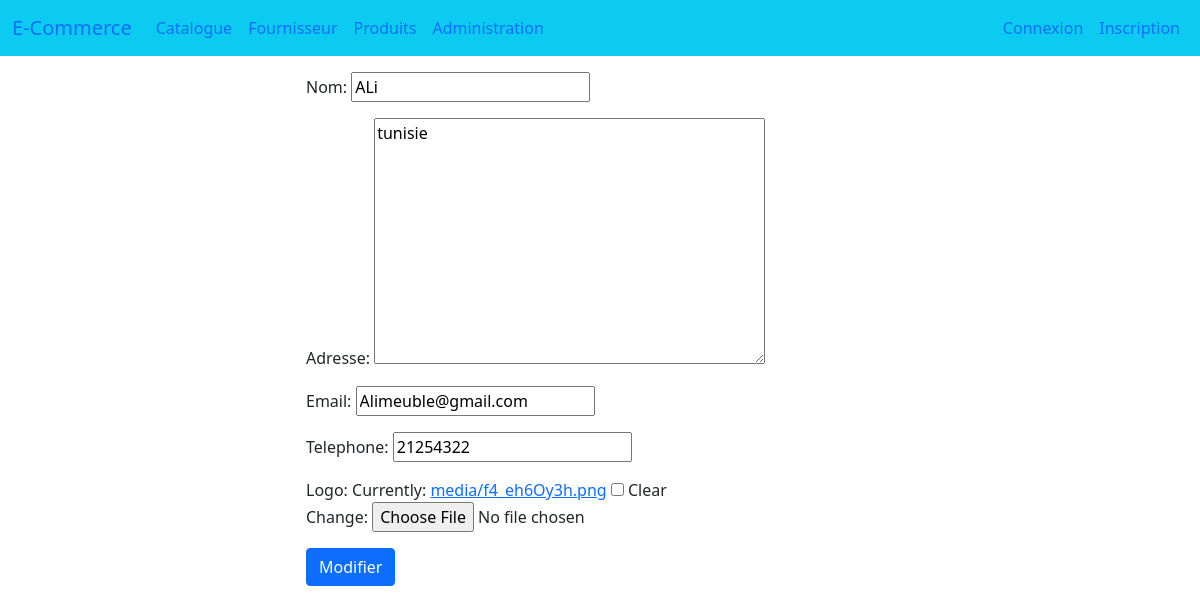
/magasin/update-fournisseur/6/, run on the app's committed database.
### magasin/models.py (models this page shows)
class Fournisseur(models.Model):
    nom=models.CharField(max_length=100)
    adresse=models.TextField()
    email=models.EmailField()
    telephone=models.CharField(max_length=8)
    logo =models.ImageField(upload_to='media/', null=True, blank=True)

### magasin/views.py (the view)
# urls.py: path('update-fournisseur/<int:fk>/', views.update_Fournisseur, name='update_Fournisseur'),
def update_Fournisseur(request, fk):
    fournisseur = get_object_or_404(Fournisseur, id=fk)
    if request.method == 'POST':
        form = FournisseurForm(request.POST, request.FILES, instance=fournisseur)
        if form.is_valid():
            frns = form.save(commit=False)
            nouvelle_image = form.cleaned_data['logo']
            if nouvelle_image:
                frns.logo= nouvelle_image
            frns.save()
            return redirect('fournisseurs')
    else:
        form = FournisseurForm(instance=fournisseur)
        return render(request, 'magasin/Fournisseurs/update-fournisseur.html', {'form': form})

### magasin/forms.py
class FournisseurForm(ModelForm):
     class Meta :
        model = Fournisseur
        fields = "__all__" #pour tous les champs de la table

### magasin/templates/magasin/Fournisseurs/update-fournisseur.html (shortened to what this page needs)
{% extends 'magasin/base.html' %}
{% block content %}
<div class="container-fluid mt-3">
    <div class="row-9">
        <div class="col-lg-6 mx-auto">
            <form  method='POST' class="post-form" enctype="multipart/form-data">
                {{ form.as_p }}
                <button type="submit" class="btn btn-primary">Modifier</button>
            </form>
        </div>
    </div>
</div>
{% endblock %}

### data on the page
Fournisseur: nom "ALi", adresse "tunisie", email "Alimeuble@gmail.com", telephone "21254322"
